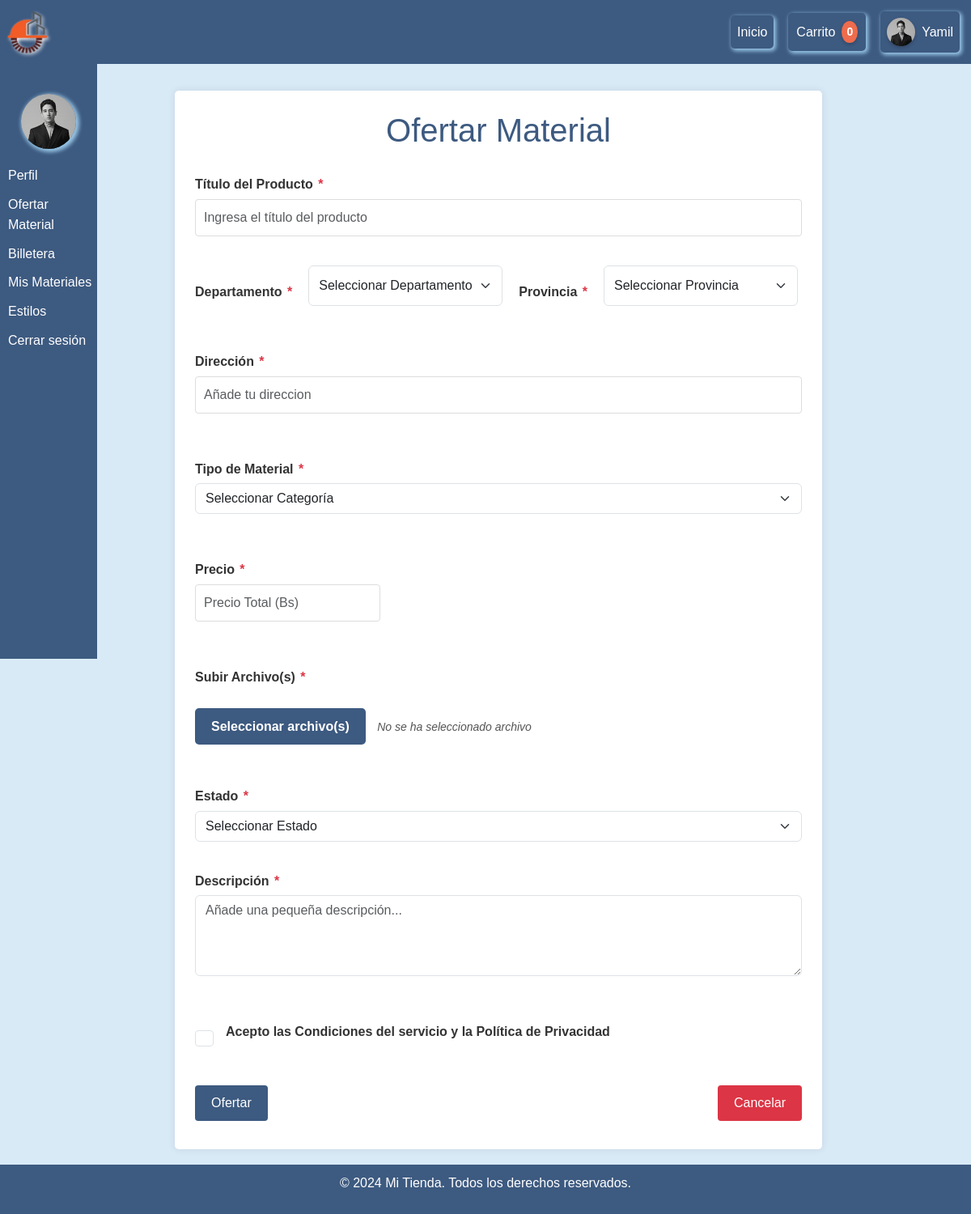
Page /ofertar/ (signed in) on the committed database.
### sitioWeb/models.py (models this page shows, shortened)
class Usuario(models.Model):
    idUsuario = models.AutoField(primary_key=True,null= False ,blank=False)  # Identificador único del usuario
    nombre = models.CharField(max_length=100,null= False ,blank=False)  # Nombre del usuario
    contraseña = models.CharField(max_length=100,null= False ,blank=False,default='00000000')  # Contraseña del usuario
    correo = models.EmailField(unique=True,null= False ,blank=False,)  # Correo único
    celular = models.CharField(max_length=15, null=True, blank=True)  # Campo nuevo para celular
    foto = models.ImageField(upload_to='fotos/', blank=True, null=True)  # Foto de perfil
    fecha_creacion = models.DateTimeField(auto_now_add=True)  # Fecha y hora de creación
    estadoUsuario = models.BooleanField(default=True)  # Estado del usuario (habilitado o no)
    billetera = models.DecimalField(max_digits=10, decimal_places=2, default=0)  # Saldo de la billetera, por defecto 0
    class Meta:
        db_table = "Usuarios"
        verbose_name = "Usuario"
        verbose_name_plural = "Usuarios"

### sitioWeb/views.py (the view, shortened to what this page needs)
# urls.py: path('ofertar/',ofertarMView,name = 'ofertar'),
def ofertarMView(request):
    user_id = request.session.get('user_id')
    carritos = CarritoProducto.objects.filter(usuario=user_id,producto__estado_producto=True)
    config_logo = ConfiguracionLogo.objects.first()
    if not user_id:
        return redirect('login')
    user = get_object_or_404(Usuario, idUsuario=user_id)
    cantidad_carrito = carritos.count()
    colores_personalizados = PersonalizarColores.objects.filter(usuario_id=user_id).first()
    return render(request, 'ofertar.html', {'user_id':user_id,'user': user,'is_profile_page': True,'carritos': carritos,'cantidad_carrito': cantidad_carrito,'config_logo': config_logo,'temitas':colores_personalizados})

### sitioWeb/templates/ofertar.html (shortened to what this page needs)
{% extends 'base.html' %}
{% load static %}
{% block contenidos %}
{% include 'barraPerfil.html' %}
<div class="container2" >
    <h1>Ofertar Material</h1>
    <form class="row g-3 needs-validation" novalidate id="ofertaForm" method="post" enctype="multipart/form-data">
        <div class="form-group">
            <label for="titulo">Título del Producto <span class="text-rojo">*</span></label>
            <input class="form-control"  maxlength="20" type="text" name="titulo" id="titulo" placeholder="Ingresa el título del producto" required autocomplete="off"
                pattern="^(?!.*([a-zA-Z])\1{3})(?=(.*[a-zA-Z]){3,})(?=.*[0-9]?)[a-zA-Z0-9\s]*$"
                title="Debes incluir al menos 3 letras y un máximo de 6 números (opcional)."
                onkeypress="return /^[a-zA-Z0-9\s]*$/.test(event.key)"
                oninput="this.value = this.value.replace(/[^a-zA-Z0-9\s]/g, '');
                        const numberCount = (this.value.match(/[0-9]/g) || []).length;
                        if (numberCount > 10) {
                            // Encuentra el índice del decimo número....
                            const seventhNumberIndex = this.value.indexOf('11', 10);
                            // bloquea los numeros si hay mas de 10
                            this.value = this.value.slice(0, seventhNumberIndex);
                        }" />
        </div>
        <div class="form-group inline">
            <label for="departamento">Departamento <span class="text-rojo">*</span></label>
            <select class="form-select" id="departamento" name="departamento" required>
                <option value="" disabled selected>Seleccionar Departamento</option>
            </select>
            <label for="provincia">Provincia <span class="text-rojo">*</span></label>
            <select class="form-select" id="provincia" name="provincia" required>
                <option value="" disabled selected>Seleccionar Provincia</option>
            </select>
        </div>
        <div class="form-group">
            <label for="urlMapa">Dirección <span class="text-rojo">*</span></label>
            <input class="form-control" type="text" name="urlMapa" id="urlMapa" placeholder="Añade tu direccion" required autocomplete="off"
            maxlength="100"
            pattern="^(?!.*([a-zA-Z])\1{3})(?=.*[a-zA-Z].{14,}).*$"
            title="Debe incluir al menos 15 letras y un máximo de 15 dígitos seguidos (se permiten más números si hay un símbolo válido después de 15 dígitos)."
            onkeypress="return /^[a-zA-Z0-9\s/:?&.=]/i.test(event.key)"
            oninput="this.value = this.value.replace(/[^a-zA-Z0-9\s/:?&.=]/g, '');
                        const AnumberCount = (this.value.match(/[0-9]/g) || []).length;
                        this.value = this.value.replace(/(?:[0-9]*?)([0-9]{15})[0-9]*/, '$1');
                        if (AnumberCount > 20) {
                            this.value = this.value.replace(/(\d{20})(.*)/, '$1');
                        }" />
        </div>
        <div class="form-group">
            <label for="material">Tipo de Material <span class="text-rojo">*</span></label>
            <select class="form-select" id="material" name="material" required>
                <option value="" disabled selected>Seleccionar Categoría</option>
            </select>
        </div>
        <div class="form-group inline">
            <div>
                <label for="precio">Precio <span class="text-rojo">*</span></label>
                <input class="form-control" type="number" name="precio" id="precio" placeholder="Precio Total (Bs)" required
                    autocomplete="off" min="1"
                    oninput="this.value = this.value.slice(0, 6); this.value = !!this.value && Math.abs(this.value) >= 1 ? this.value : null;" />
            </div>
        </div>
        <div class="custom-file-upload">
            <label for="archivo">Subir Archivo(s) <span class="text-rojo">*</span></label>
            <label for="archivo" class="custom-file-button">Seleccionar archivo(s)</label>
            <span id="file-name">No se ha seleccionado archivo</span>
        </div>
        <div>
            <label for="estado">Estado <span class="text-rojo">*</span></label>
            <select class="form-select" id="estado" name="estado" required>
                <option value="" disabled selected>Seleccionar Estado</option>
            </select>
        </div>
        <div class="form-group">
            <label for="descripcion">Descripción <span class="text-rojo">*</span></label>
            <textarea class="form-control" id="descripcion" name="descripcion" required placeholder="Añade una pequeña descripción..."
            pattern="^(?!.*([a-zA-Z])\1{4})(?=.*[a-zA-Z].{14,}).*$"
            onkeypress="return /^[a-zA-Z0-9\s/:?&.=]/i.test(event.key)"
            rows="2" minlength="15" maxlength="250"
            ></textarea>
        </div>
        <div class="checkbox-container">
            <input type="checkbox" class="form-check-input" id="validationFormCheck1" required>
            <label class="form-check-label" for="validationFormCheck1">Acepto las Condiciones del servicio y la Política de Privacidad</label>
        </div>
        <div class="button-group-ofertar">
            <button type="submit" class="btn btn-primary" id="button-ofertar" >Ofertar</button>
            <button type="button" class="btn btn-secondary" id="button-cancelar">Cancelar</button>
        </div>
    </form>
</div>
{% endblock %}

### sitioWeb/templates/barraNavegacion.html (shortened to what this page needs)
{% load static %}
<nav class="navbar">
    <div class="logo">
        <a href="{% url 'base' %}">
            {% if config_logo and config_logo.logo %}
                <img src="{{ config_logo.logo.url }}" alt="Logo" class="logo-img">
            {% else %}
                <img src="{% static 'LogoIS_Oficial.png' %}" alt="Logo" class="logo-img">
            {% endif %}
        </a>
    </div>
    <div class="nav-links" id="navLinks">
        <a href="{% url 'base' %}" class="nav-link">Inicio</a>
         <div class="dropdown">
            <button class="dropbtn">Carrito <span id="carrito-contador">{{ cantidad_carrito }}</span></button>
        </div>
                {% if request.session.user_id %}
                <a href="{% url 'perfil' %}" class="nav-link">
                    {% if user.foto %}
                        <img src="{{ user.foto.url }}" alt="Foto de perfil" class="profile-img">
                    {% else %}
                        <img src="{% static 'default-profile.png' %}" alt="Foto de perfil" class="profile-img">
                    {% endif %}
                    {{ user.nombre }}
                </a>
                {% else %}
                    <a href="#" class="nav-link" id="loginBtn">
                        <img src="{% static 'default-profile.png' %}" alt="Perfil" class="profile-img">
                        Iniciar Sesión
                    </a>
                {% endif %}
    </div>
</nav>

### sitioWeb/templates/barraPerfil.html (shortened to what this page needs)
{% load static %}
<link rel="stylesheet" href="{% static 'personalizar.css' %}">
<div class="menu-perfil">
    <img id="previewed" src="{% if user.foto %}{{ user.foto.url }}{% else %}/static/default-profile.png{% endif %}" alt="Foto de Perfil">
    <ul class="lista-perfil">
        <li><a href="{% url 'perfil' %}">Perfil</a></li>
        <li><a href="{% url 'ofertar' %}" class="ofertarMa"> Ofertar Material</a></li>
        <li><a href="{% url 'billetera' %}">Billetera</a></li>
        <li><a href="{% url 'mis_materiales' %}">Mis Materiales</a></li>
        <li><a href="#" id="openVentanaEstilos">Estilos</a></li>
        <li><a href="{% url 'logout' %}" id= "cerrarSesionPerfil" class="logoutS">Cerrar sesión</a></li>
    </ul>
</div>

### sitioWeb/static/styles.css (style rules this page uses)
:root { --primary-color: #02735E; --secondary-color: #014040; --tertiary-color:#F27405; --text-color: #333; --background-color: #f4f4f4; --white: #ffffff; --cancelarColor:#6c757d; --cancelarHover:#495057; --cancelarActive:#5a6268; --eliminarColor:#dc3545; --eliminarHover:#b51e2a; --eliminarActive:#c82333; }
* { margin: 0; padding: 0; box-sizing: border-box; }
body { margin: 0; padding: 0; font-family: Arial, sans-serif; line-height: 1.6; color: var(--text-color); background-color: var(--background-color); padding-bottom: 3em; position: relative; min-height: 100vh; overflow-x: hidden; }

### sitioWeb/static/perfil.css (style rules this page uses)
.menu-perfil { width: 12%; background-color: var(--primary-color); padding-top: 10px; height: calc(100vh - 60px); position: fixed; top: 74px; left: 0; z-index: 1; color: #fff; }
.menu-perfil img { width: 4.25rem; height: 4.25rem; border-radius: 50%; display: block; margin: 0 auto 20px auto; object-fit: cover; box-shadow:2px 2px 5px 2px var(--secondary-color); margin-top: 2rem; }
.lista-perfil { list-style-type: none; padding: 0px; }
.lista-perfil li { margin-bottom: 10px; width: 100%; box-sizing: border-box; }
.lista-perfil li a { color: #fff; text-decoration: none; display: block; padding-left: 10px; width: 100%; box-sizing: border-box; }
label { display: flex; flex-direction: column; margin-top: 20px; }
.logoutS { text-decoration: none; background-color: var(--primary-color); color: var(--white); }
@media (min-width: 1024px) { .menu-perfil { position: fixed; width: 10%; height: calc(100vh - 60px); left:0; } }

### sitioWeb/static/ofertar.css (style rules this page uses)
.container2 { position: relative; max-width: 800px; width: 95%; margin: auto; margin-bottom:0.8m; background-color: #ffffff; padding: 25px; border-radius: 5px; box-shadow: 0 0 10px rgba(0, 0, 0, 0.1); }
h1 { color: var(--secondary-color); text-align: center; margin-bottom: 20px; }
.form-group.inline { display: flex; gap: 20px; }
.form-group { margin-bottom: 20px; }
label { display: block; margin-bottom: 5px; font-weight: bold; }
.text-rojo { color: var(--eliminarColor); margin-left: 2px; }
input[type="text"], input[type="number"], select, textarea { width: 100%; padding: 10px; border: 1px solid #ddd; border-radius: 4px; font-size: 16px; }
#departamento, #provincia { width: 15em ; }
textarea { height: 100px; resize: vertical; }
.custom-file-button { display: inline-block; padding: 10px 20px; background-color: var(--primary-color); color: var(--white); border-radius: 5px; cursor: pointer; font-size: 16px; font-family: 'Arial', sans-serif; border: none; transition: background-color 0.3s ease; }
#file-name { margin-left: 10px; font-style: italic; font-size: 14px; color: #555; }
.checkbox-container { display: flex; align-items: flex-end; }
.checkbox-container input[type="checkbox"] { margin-right: 15px; width: 23px; height: 20px; cursor: pointer; }
.button-group-ofertar { margin-top: 5%; display: flex; justify-content: space-between; }
.btn { padding: 10px 20px; border: none; border-radius: 4px; color: #fff; font-size: 16px; cursor: pointer; transition: background-color 0.3s; }
.btn-primary { background-color: var(--primary-color); }
#button-cancelar { background-color: var(--eliminarColor); }

### sitioWeb/static/barraNavegacion.css (style rules this page uses)
.navbar { position: fixed; top: 0%; width: 100%; background-color: var(--primary-color); display: flex; justify-content: space-between; align-items: center; padding: 0.5%; color: var(--white); z-index: 1000; }
.logo-img { width: 60px; height: 60px; filter: drop-shadow(2px 2px 2px white); }
.nav-links { display: flex; gap: 10px; align-items: center; }
.nav-link { display: flex; padding: 0.5rem 0.5rem; margin: 0.5rem; height: auto; background-color: var(--primary-color); box-shadow: 2px 2px 5px 1px var(--secondary-color); border: none; color: var(--white); justify-content: center; align-items: center; text-decoration: none; cursor: pointer; border-radius: 5px; transition: all 0.5s; }
.profile-img { width: 35px; height: 35px; border-radius: 50%; object-fit: cover; margin-right: 8px; box-shadow: 0 2px 4px rgba(0, 0, 0, 0.2); }

### sitioWeb/static/detalle_producto.css (style rules this page uses)
.text-rojo { color: var(--eliminarColor); }
button { padding: 12px 20px; color: white; border: none; border-radius: 5px; font-size: 16px; cursor: pointer; transition: background-color 0.3s; margin: 10px 0; }

### sitioWeb/static/personalizar.css (style rules this page uses)
button { padding: 10px 20px; font-size: 16px; cursor: pointer; border: none; border-radius: 5px; background-color: var(--tertiary-color); color: white; }

### sitioWeb/static/billetera.css (style rules this page uses)
h1 { color: var(--primary-color); margin-bottom: 10px; }

### rows in the picture
Usuario: foto (picture), nombre "Yamil"

### other values in the picture
{{ cantidad_carrito }} "0"
